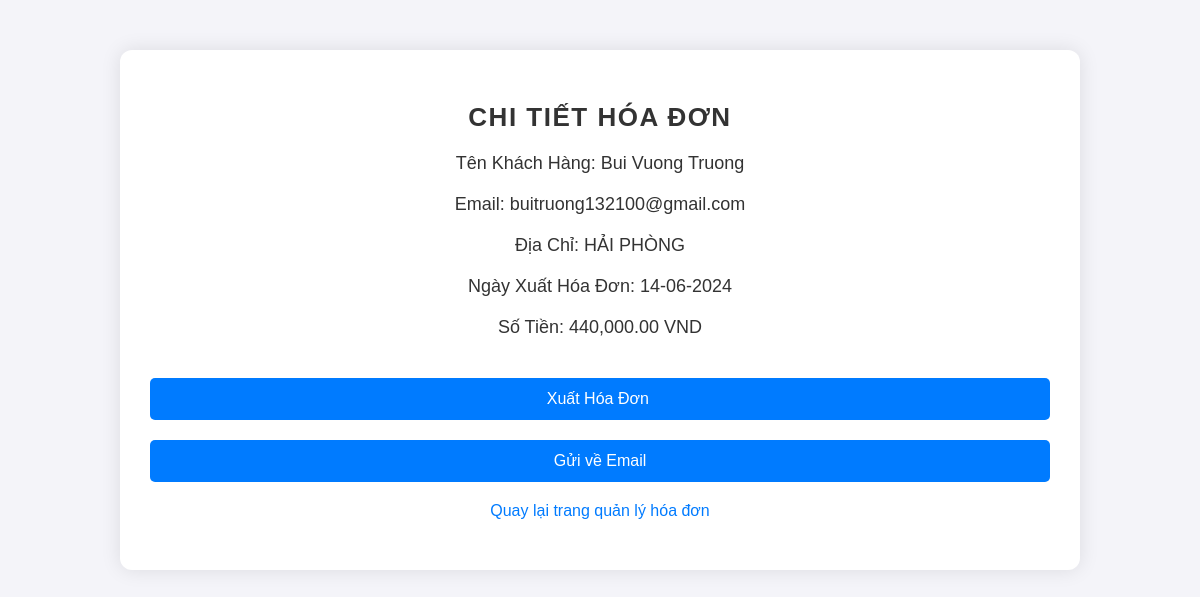
The app's page /invoice_details.php?id=12 (signed in) with its own data.
### tables this page shows
CREATE TABLE `invoices` (
  `id` int(11) NOT NULL,
  `id_user` int(11) DEFAULT NULL,
  `total_amount` decimal(10,2) DEFAULT NULL,
  `status` enum('paid','unpaid','archived') DEFAULT 'unpaid',
  `created_at` timestamp NOT NULL DEFAULT current_timestamp()
);

CREATE TABLE `users` (
  `id` int(11) NOT NULL,
  `name` varchar(100) NOT NULL,
  `email` varchar(100) NOT NULL,
  `password` varchar(255) NOT NULL,
  `address` varchar(255) NOT NULL,
  `role` enum('admin','user') DEFAULT 'user'
);

### invoice_details.php (the view, shortened to what this page needs)
<?php
require 'config.php';
$invoice_id = isset($_GET['id']) ? intval($_GET['id']) : 0;
$sql = "SELECT invoices.id, invoices.total_amount, invoices.created_at, users.name, users.email, users.address
        FROM invoices
        JOIN users ON invoices.id_user = users.id
        WHERE invoices.id = ?";
$stmt = $conn->prepare($sql);
$stmt->bind_param('i', $invoice_id);
$stmt->execute();
$result = $stmt->get_result();
$invoice = $result->fetch_assoc();
?>
<!DOCTYPE html>
<html lang="en">
<head>
    <link rel="stylesheet" href="styles.css">
</head>
<body>
    <div class="container">
        <h2>Chi Tiết Hóa Đơn</h2>
        <p>Tên Khách Hàng: <?php echo htmlspecialchars($invoice['name']); ?></p>
        <p>Email: <?php echo htmlspecialchars($invoice['email']); ?></p>
        <p>Địa Chỉ: <?php echo htmlspecialchars($invoice['address']); ?></p>
        <p>Ngày Xuất Hóa Đơn: <?php echo date("d-m-Y", strtotime($invoice['created_at'])); ?></p>
        <p>Số Tiền: <?php echo number_format($invoice['total_amount'], 2); ?> VND</p>
        <form method="post">
            <input type="submit" name="export" value="Xuất Hóa Đơn ">
        </form>
        <form method="post">
            <input type="submit" name="export2" value="Gửi về Email">
        </form>
        <p><a href="manage_invoices.php">Quay lại trang quản lý hóa đơn</a></p>
    </div>
</body>
</html>

### styles.css (style rules this page uses)
body { font-family: Arial, sans-serif; background-color: #f4f4f9; margin: 0; padding: 0; }
.container { max-width: 900px; margin: 50px auto; padding: 30px; background-color: #fff; border-radius: 12px; box-shadow: 0 0 20px rgba(0, 0, 0, 0.1); }
h2 { text-align: center; color: #333; font-size: 26px; margin-bottom: 20px; font-weight: bold; text-transform: uppercase; letter-spacing: 1.5px; }
form { display: flex; flex-direction: column; gap: 15px; }
input[type="submit"], button { padding: 12px 25px; background-color: #007bff; color: #fff; border: none; border-radius: 5px; font-size: 16px; cursor: pointer; transition: background-color 0.3s ease; margin-top: 20px; text-align: center; }
p { text-align: center; color: #555; margin: 10px 0; }
a { display: inline-block; text-decoration: none; color: #007bff; margin-top: 10px; transition: color 0.3s ease; }
.container p { font-size: 18px; color: #333; margin-bottom: 20px; }
.container a { margin-top: 20px; display: block; text-align: center; font-size: 16px; color: #007bff; }

### records on screen
invoices: id_user.name "Bui Vuong Truong", id_user.email "buitruong132100@gmail.com", id_user.address "HẢI PHÒNG", created_at "14-06-2024", total_amount "440,000.00"
